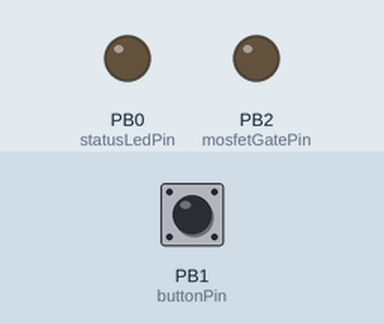
The sketch below on a simulated ATtiny85, built with avr-gcc and run on an emulated ATtiny85. Shown: output pins drawn as LEDs (lit = HIGH). The inputs (shaded band) are chosen by the test bench; at power-on: PB1 (buttonPin) HIGH.

Above: at 1.2 s.
1.3 s: PB1 (buttonPin) pulled LOW for 0.15 s
At 2.3 s:
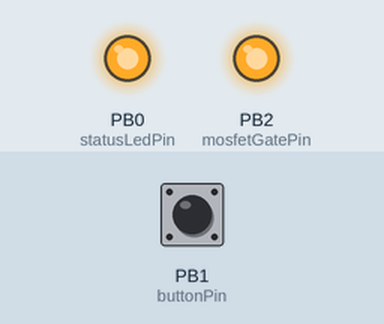
3.1 s: PB1 (buttonPin) pulled LOW for 1 s
At 3.7 s:
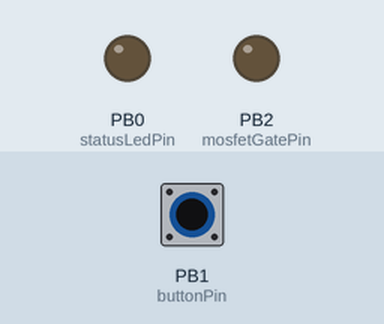
5.6 s: PB1 (buttonPin) pulled LOW for 3.2 s
At 6.8 s:
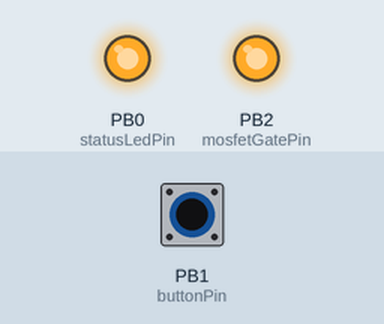
Timing chart, 0 to 8.6 s (numbered marks = the images above; inputs shaded):
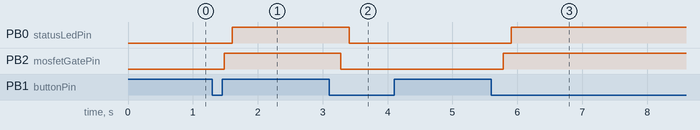

Measured:
- after the input at 1.3 s, PB0 (statusLedPin): LOW → HIGH after 0.31 s; PB2 (mosfetGatePin): LOW → HIGH after 0.18 s
- after the input at 3.1 s, PB0 (statusLedPin): HIGH → LOW after 0.31 s; PB2 (mosfetGatePin): HIGH → LOW after 0.18 s
- after the input at 5.6 s, PB0 (statusLedPin): LOW → HIGH after 0.31 s; PB2 (mosfetGatePin): LOW → HIGH after 0.18 s

The sketch:

main.ino
```cpp
// ATtiny85 LED Fade with Button Control and Auto-Timeout
// Pin definitions
const int statusLedPin = 0;   // Status LED pin
const int mosfetGatePin = 2;  // MOSFET gate control pin
const int buttonPin = 1;      // Button input pin

// Variables for the fade functions
const int fadeDelay = 5;   // Delay between brightness steps in milliseconds
const int fadeSteps = 50;  // Number of steps to complete a fade (higher = smoother but slower)

// Auto-timeout variables
const unsigned long timeoutDuration = 600000;  // 10 minutes in milliseconds (10 * 60 * 1000)
unsigned long lastOnTime = 0;  // Last time the LED was turned on

// Button debounce variables
bool ledState = false;     // Current state of the LED (on/off)
bool lastButtonState = HIGH;   // Previous reading from the button
bool buttonState;          // Current reading from the button
unsigned long lastDebounceTime = 0;  // Last time the button state changed
unsigned long debounceDelay = 50;    // Debounce time in milliseconds

void setup() {
  // Set pin modes
  pinMode(statusLedPin, OUTPUT);
  pinMode(mosfetGatePin, OUTPUT);
  pinMode(buttonPin, INPUT_PULLUP);  // Using internal pull-up resistor

  // Ensure LED and MOSFET start off
  analogWrite(statusLedPin, 0);
  analogWrite(mosfetGatePin, 0);
}

void loop() {
  // Check for timeout if LED is on
  if (ledState) {
    if (millis() - lastOnTime >= timeoutDuration) {
      // 10 minutes have passed, turn off LED
      ledState = false;
      fadeOff();
    }
  }

  // Read the button state
  bool reading = digitalRead(buttonPin);

  // If the button state changed, reset the debounce timer
  if (reading != lastButtonState) {
    lastDebounceTime = millis();
  }

  // Check if button state is stable for the debounce period
  if ((millis() - lastDebounceTime) > debounceDelay) {
    // If the button state has changed
    if (reading != buttonState) {
      buttonState = reading;

      // Only toggle the LED if the button was pressed (LOW when using INPUT_PULLUP)
      if (buttonState == LOW) {
        ledState = !ledState;  // Toggle LED state

        if (ledState) {
          fadeOn();  // Fade LED on
          lastOnTime = millis();  // Record when LED was turned on
        } else {
          fadeOff(); // Fade LED off
        }
      }
    }
  }

  // Save the reading for the next loop iteration
  lastButtonState = reading;
}

// Function to fade the LED on
void fadeOn() {
  // Start from 0 brightness and increase to full brightness
  for (int brightness = 0; brightness <= 255; brightness += (255 / fadeSteps)) {
    analogWrite(mosfetGatePin, brightness);
    analogWrite(statusLedPin, brightness);  // Mirror to status LED
    delay(fadeDelay);
  }
  // Ensure both outputs are fully on at the end
  analogWrite(mosfetGatePin, 255);
  analogWrite(statusLedPin, 255);
}

// Function to fade the LED off
void fadeOff() {
  // Start from full brightness and decrease to 0
  for (int brightness = 255; brightness >= 0; brightness -= (255 / fadeSteps)) {
    analogWrite(mosfetGatePin, brightness);
    analogWrite(statusLedPin, brightness);  // Mirror to status LED
    delay(fadeDelay);
  }
  // Ensure both outputs are fully off at the end
  analogWrite(mosfetGatePin, 0);
  analogWrite(statusLedPin, 0);
}
```
